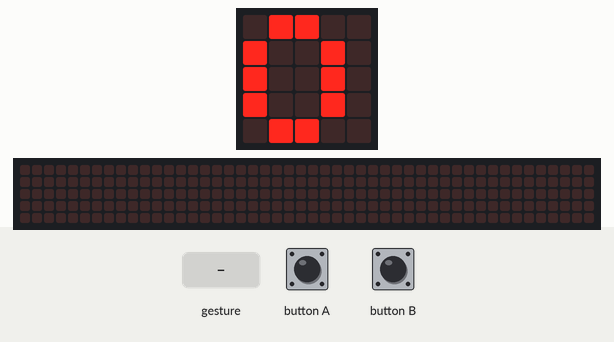
Simulated run of this program. Board: BBC micro:bit (MakeCode). On the bench: the board's 5×5 LED display, a strip that is not on the board, showing the scrolling text unrolled. Inputs (shaded band) come from the test bench. A tilt is held for 1.5 s and a shake lasts 1 s, then the board lies face up again; the 48×5 strip is a reading aid, not a part: it shows the text the display is scrolling, unrolled, one strip-width of it at a time.

Above: at 1.9 s.
2.0 s: gesture 'shake'
At 2.27 s:
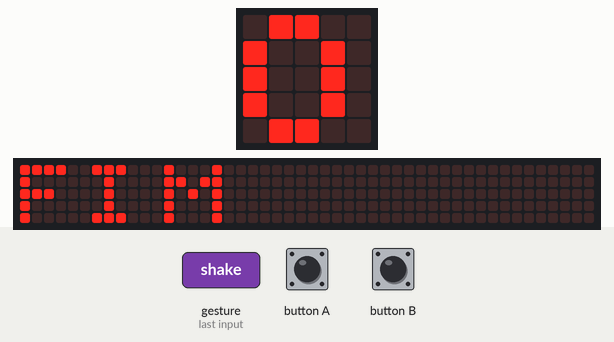
4.1 s: button A pressed for 0.15 s
4.8 s: gesture 'shake'
At 7.02 s:
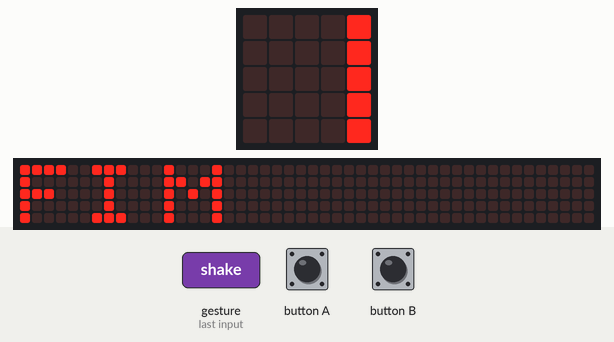
7.8 s: button B pressed for 0.15 s
8.5 s: button B pressed for 0.15 s
9.2 s: button A pressed for 3.2 s
At 11.0 s:
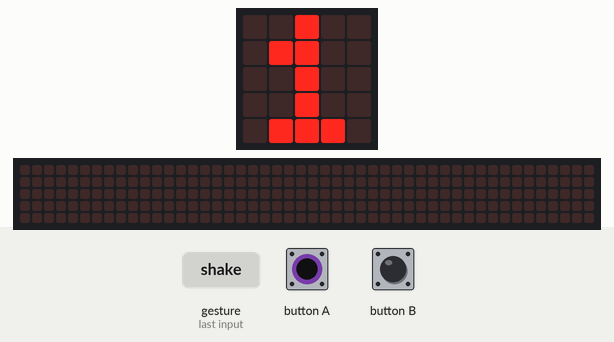
At 13.62 s:
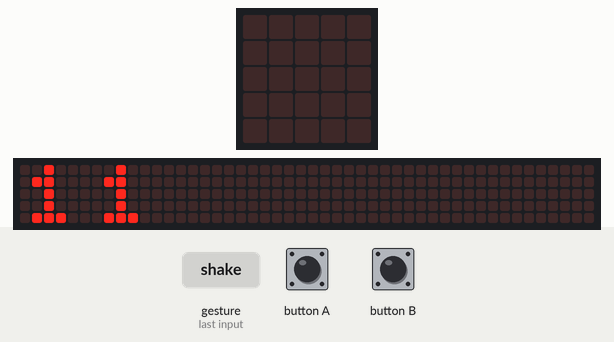
Timing chart, 0 to 14.0 s (numbered marks = the images above; inputs shaded):
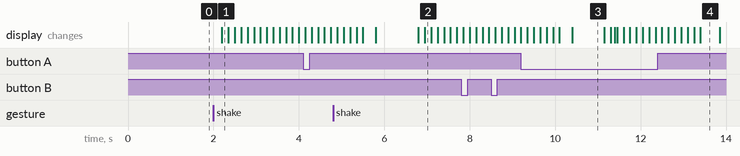

Measured:
- after the input at 2.0 s, the display: changes after 0.20 s (image 1)
- after the input at 9.2 s, the display: first differs from a run without the input after 2.0 s (image 4 shows a later state)
- what the display in image 3 shows lasts 0.8 s, from 10.4 s to 11.2 s
- what the display in image 4 shows lasts 0.5 s, from 13.4 s to 13.9 s

The program:

main.ts
```typescript
function aumentar (valor: number) {
    contador += valor
    atualizarDisplay()
}
function diminuir (valor: number) {
    if (contador - valor >= 0) {
        contador += 0 - valor
    } else {
        contador = 0
    }
    atualizarDisplay()
}
input.onButtonPressed(Button.A, function () {
    if (input.buttonIsPressed(Button.B)) {
        diminuir(10)
    } else {
        diminuir(1)
    }
})
input.onGesture(Gesture.Shake, function () {
    while (contador > 0) {
        diminuir(1)
        basic.pause(500)
    }
    basic.showString("FIM")
    basic.pause(1000)
    basic.clearScreen()
})
input.onButtonPressed(Button.B, function () {
    if (input.buttonIsPressed(Button.A)) {
        aumentar(10)
    } else {
        aumentar(1)
    }
})
function atualizarDisplay () {
    basic.showNumber(contador)
}
let contador = 0
atualizarDisplay()
```

test.ts
```typescript
// testes vão aqui; isto não será compilado quando este pacote for usado como uma extensão.
```
